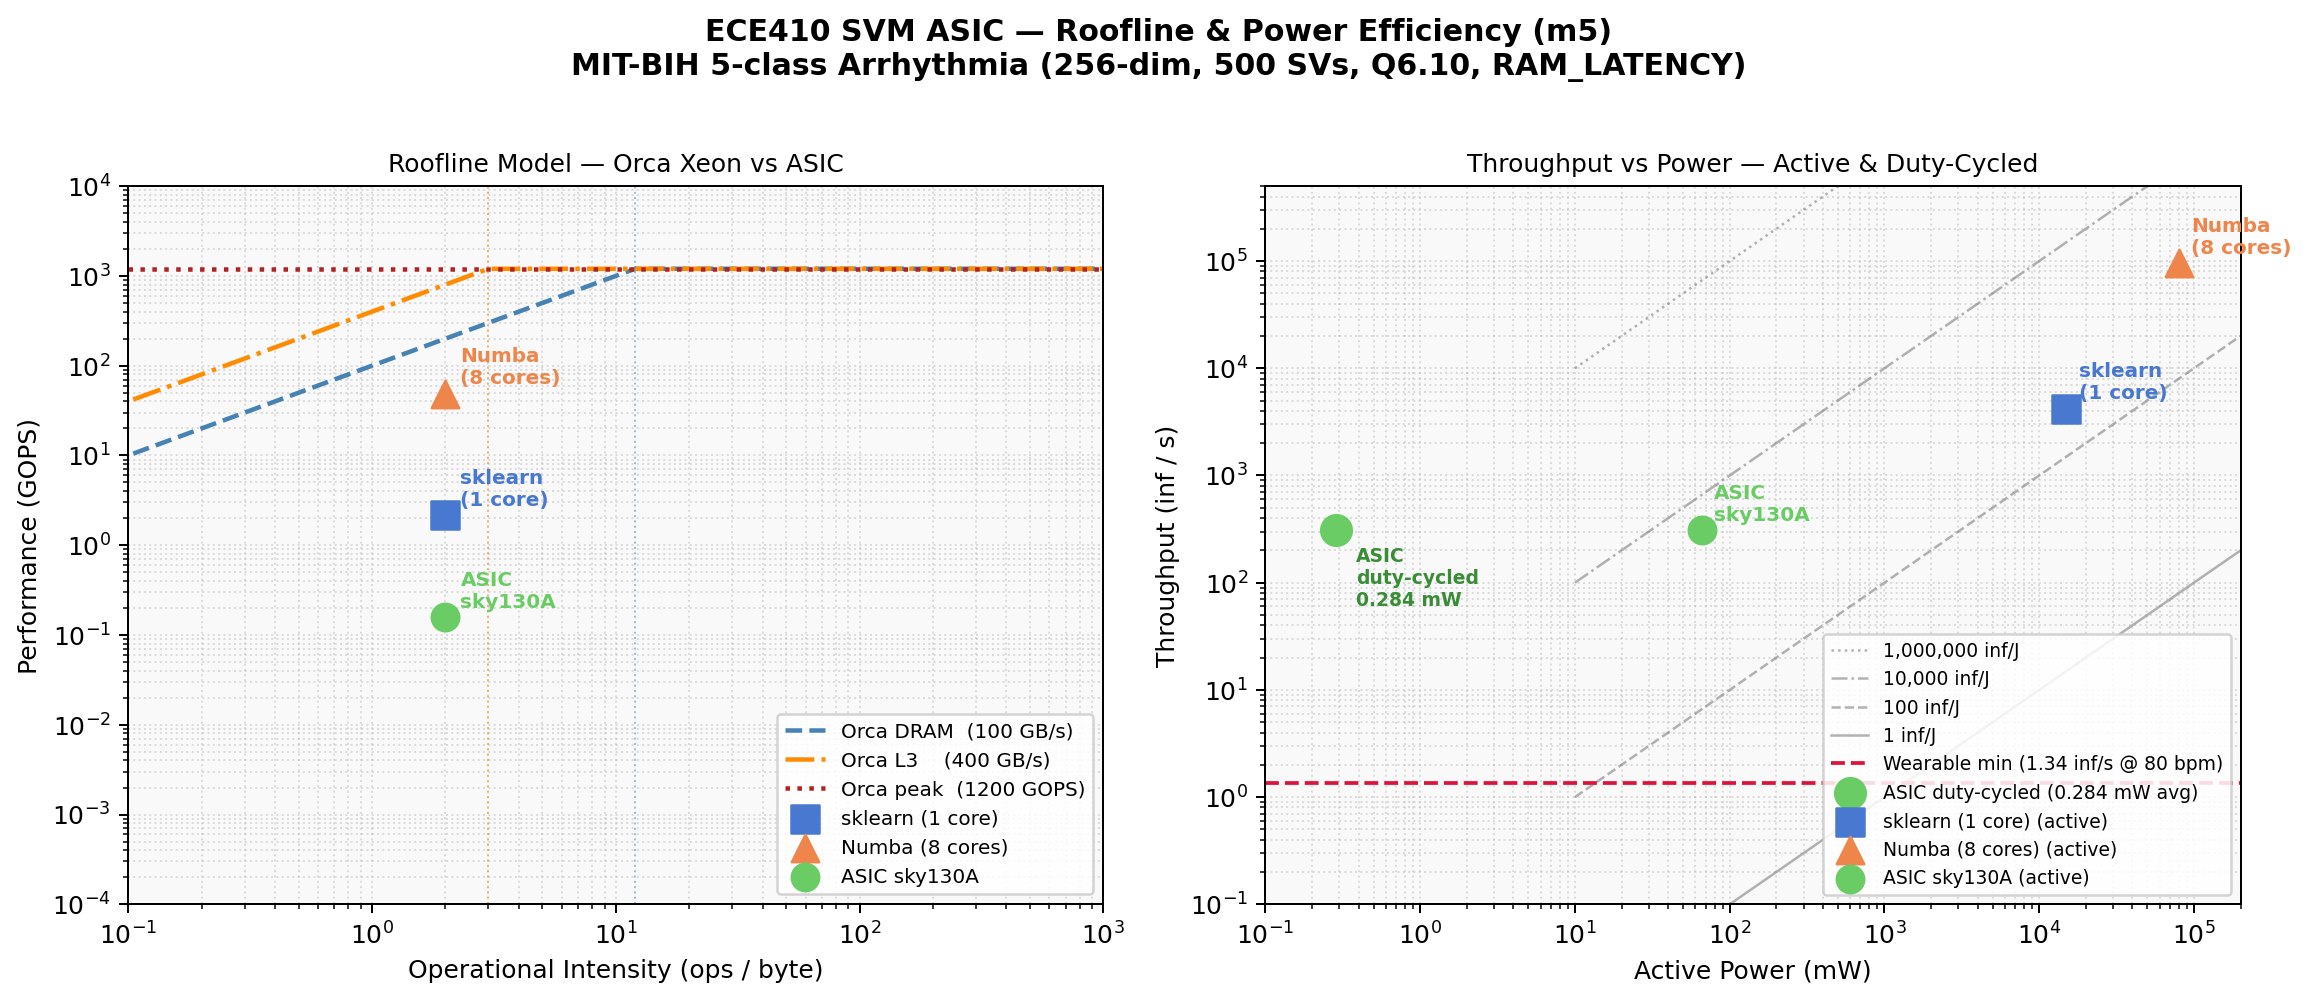

This chart was generated by the following Python code:
"""
roofline_final.py — ECE410 SVM ASIC (m4)
Dual-panel figure:
  Left:  Traditional roofline (Orca Xeon DRAM/L3/compute ceilings)
  Right: Throughput vs active power with iso-efficiency lines
"""
import numpy as np
import matplotlib
matplotlib.use("Agg")
import matplotlib.pyplot as plt
import matplotlib.ticker as ticker

# ── Data ────────────────────────────────────────────────────────────────────

implementations = {
    "sklearn\n(1 core)":      dict(ops_b=2.0, gops=2.15,    mw=15_000,  inf_s=4_200,  color="#4878d0", marker="s"),
    "Numba\n(8 cores)":       dict(ops_b=2.0, gops=48.6,    mw=80_000,  inf_s=95_000, color="#ee854a", marker="^"),
    "ASIC\nsky130A":          dict(ops_b=2.0, gops=0.1582,  mw=66,      inf_s=309,    color="#6acc65", marker="o"),
}

# Orca Xeon platform ceilings
DRAM_BW_GBs   = 100    # GB/s  (Orca dual-channel DDR4)
L3_BW_GBs     = 400    # GB/s  (L3 effective streaming BW)
PEAK_GOPS     = 1200   # GOPS  (Orca 8-core AVX-512 peak, ~150 GOPS/core)

# Wearable classification requirement
WEARABLE_INF_S = 1.34  # inf/s at 80 bpm

# ── Figure ──────────────────────────────────────────────────────────────────
fig, axes = plt.subplots(1, 2, figsize=(13, 5.5))
fig.suptitle("ECE410 SVM ASIC — Roofline & Power Efficiency (m4)\n"
             "MIT-BIH 5-class Arrhythmia (256-dim, 500 SVs, Q6.10, RAM_LATENCY)",
             fontsize=12, fontweight="bold", y=1.01)

# ╔══════════════════════════════════╗
# ║  LEFT PANEL — Roofline           ║
# ╚══════════════════════════════════╝
ax = axes[0]

oi = np.logspace(-2, 4, 400)   # operational intensity (ops/byte)

# Memory ceiling lines
dram_ridge  = PEAK_GOPS / DRAM_BW_GBs
l3_ridge    = PEAK_GOPS / L3_BW_GBs

dram_roof = np.minimum(DRAM_BW_GBs * oi, PEAK_GOPS)
l3_roof   = np.minimum(L3_BW_GBs   * oi, PEAK_GOPS)

ax.loglog(oi, dram_roof, color="steelblue",   lw=1.8, ls="--",  label=f"Orca DRAM  ({DRAM_BW_GBs} GB/s)")
ax.loglog(oi, l3_roof,   color="darkorange",  lw=1.8, ls="-.",  label=f"Orca L3    ({L3_BW_GBs} GB/s)")
ax.axhline(PEAK_GOPS,    color="firebrick",   lw=1.8, ls=":",   label=f"Orca peak  ({PEAK_GOPS} GOPS)")

# Ridge points (vertical dotted lines)
for ridge, bw_label, col in [(dram_ridge, "DRAM ridge", "steelblue"),
                               (l3_ridge,  "L3 ridge",   "darkorange")]:
    ax.axvline(ridge, color=col, lw=0.8, ls=":", alpha=0.5)

# Implementation points
for label, d in implementations.items():
    ax.scatter(d["ops_b"], d["gops"],
               color=d["color"], marker=d["marker"],
               s=120, zorder=5, label=label.replace("\n", " "))
    ax.annotate(label,
                xy=(d["ops_b"], d["gops"]),
                xytext=(6, 4), textcoords="offset points",
                fontsize=8, color=d["color"], fontweight="bold")

ax.set_xlabel("Operational Intensity (ops / byte)", fontsize=10)
ax.set_ylabel("Performance (GOPS)", fontsize=10)
ax.set_title("Roofline Model — Orca Xeon vs ASIC", fontsize=10)
ax.set_xlim(0.1, 1000)
ax.set_ylim(1e-4, 1e4)
ax.legend(loc="lower right", fontsize=8, framealpha=0.85)
ax.grid(True, which="both", ls=":", alpha=0.4)
ax.set_facecolor("#f9f9f9")

# ╔══════════════════════════════════╗
# ║  RIGHT PANEL — Power Efficiency  ║
# ╚══════════════════════════════════╝
ax2 = axes[1]

# Iso-efficiency lines (inf/J = throughput / power)
power_range_mw = np.logspace(1, 8, 400)   # 10 mW → 100 W
for eff, ls_style in [(1e6, ":"), (1e4, "-."), (1e2, "--"), (1e0, "-")]:
    inf_per_J = eff
    y_vals = inf_per_J * (power_range_mw * 1e-3)    # power in W
    label = f"{eff:,.0f} inf/J" if eff >= 1 else f"{eff:.1f} inf/J"
    ax2.loglog(power_range_mw, y_vals, color="gray", lw=1.0, ls=ls_style,
               alpha=0.6, label=label)

# Wearable requirement line
ax2.axhline(WEARABLE_INF_S, color="crimson", lw=1.5, ls="--",
            label=f"Wearable min ({WEARABLE_INF_S} inf/s @ 80 bpm)")

# Duty-cycled ASIC average power point
asic_avg_mw  = 0.284
asic_inf_s   = 309
ax2.scatter(asic_avg_mw, asic_inf_s, color="#6acc65", marker="o", s=150,
            zorder=6, label="ASIC duty-cycled (0.284 mW avg)")
ax2.annotate("ASIC\nduty-cycled\n0.284 mW",
             xy=(asic_avg_mw, asic_inf_s),
             xytext=(8, -30), textcoords="offset points",
             fontsize=7.5, color="#3a8c36", fontweight="bold")

# Active power implementation points
for label, d in implementations.items():
    ax2.scatter(d["mw"], d["inf_s"],
                color=d["color"], marker=d["marker"],
                s=120, zorder=5, label=label.replace("\n", " ") + " (active)")
    ax2.annotate(label,
                 xy=(d["mw"], d["inf_s"]),
                 xytext=(5, 4), textcoords="offset points",
                 fontsize=8, color=d["color"], fontweight="bold")

ax2.set_xlabel("Active Power (mW)", fontsize=10)
ax2.set_ylabel("Throughput (inf / s)", fontsize=10)
ax2.set_title("Throughput vs Power — Active & Duty-Cycled", fontsize=10)
ax2.set_xlim(0.1, 2e5)
ax2.set_ylim(0.1, 5e5)
ax2.legend(loc="lower right", fontsize=7.5, framealpha=0.85, ncol=1)
ax2.grid(True, which="both", ls=":", alpha=0.4)
ax2.set_facecolor("#f9f9f9")

# ── Save ────────────────────────────────────────────────────────────────────
plt.tight_layout()
out = "roofline_final.png"
plt.savefig(out, dpi=180, bbox_inches="tight")
print(f"Saved {out}")
